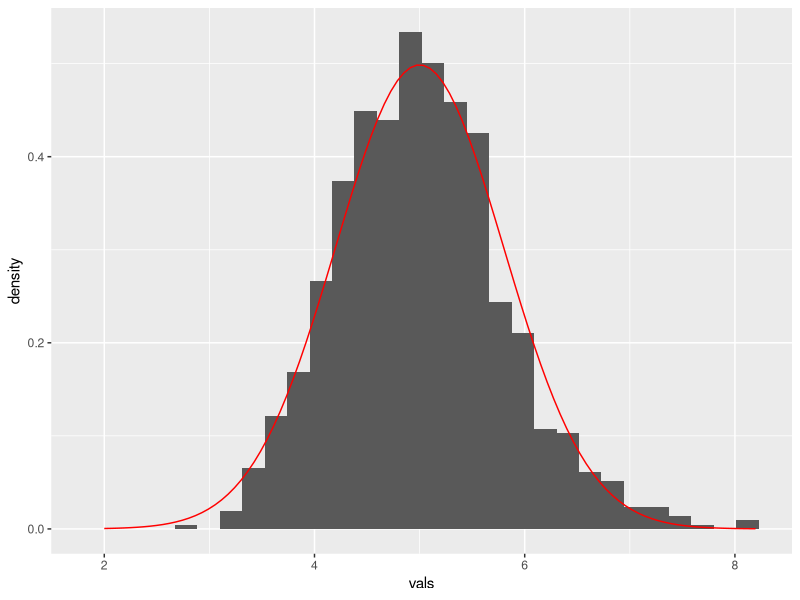

Here is the R script that generated this plot:
library(ggplot2)

# create vector of length 1,000 all of value 0.2 (lambda)
lambda <- rep(0.2, 1000)

# for each vector position, create 40 values from an
#  exponential distribution with value lambda (0.2)
sim <- lapply(lambda, function(x) rexp(40, x))

# theoretical mean is 1/lambda = 1/0.2 = 5
# theoretical sd is 1/lambda = 1/0.2 = 5
#  so each of the 1,000 vectors of length 40
#  have theoretical mean = 5, sd = 5

# the distribution of the sample means follows the 
#  central limit theorem, with states:
#  mean of sample means = population mean
#  sd of sample means = population mean/sqrt(n)
#  where n is the sample size
#  and sample means are normally (gaussian) distributed
#  regardless of the population distribution, exponential in this case

# the theoretical/actual mean of sample means is:
#```r 
means <- sapply(sim, mean) # vector of length 1,000 (length(means))
mean(means) # approx 1/lambda = 1/0.8 = 5
sd(means) # approx 5/sqrt(40) = 5/6.25 = 0.8
#```

getPlot <- function(histx, mu, sigma, plotlimits=seq(2,8)) {
        df <- data.frame(vals=histx)
        ggplot() + 
                geom_histogram(data = df, 
                               mapping = aes(x=vals, y=..density..)) + 
                stat_function(data = data.frame(x=plotlimits), 
                              mapping = aes(x), 
                              fun = dnorm, 
                              args = list(mean=mu, sd=sigma), 
                              color = "red")
}
getPlot(means, 5, 0.8)

